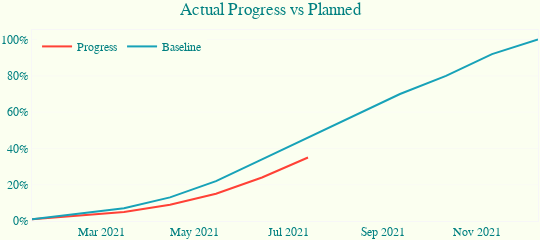

The notebook cell saved with this chart:
### Code cell
y = data.loc[data.Activity_name == 'Total']
# Create traces
fig3 = go.Figure()
fig3.add_trace(go.Scatter(x=y['Date'], y=y['Progress'],
                            mode='lines',
                            name='Progress',
                            marker_color='#FF4136'))
fig3.add_trace(go.Scatter(x=y['Date'], y=y['Baseline'],
                            mode='lines',
                            name='Baseline',
                            marker_color='#17A2B8'))
fig3.update_layout(title={'text': "Actual Progress vs Planned", 'x': 0.5}, paper_bgcolor="#fbfff0",
                    plot_bgcolor="#fbfff0", font={'color': "#008080", 'size': 12, 'family': "Georgia"}, height=220,
                    width=540,
                    legend=dict(orientation="h",
                                yanchor="top",
                                y=0.99,
                                xanchor="left",
                                x=0.01),
                    margin=dict(l=1, r=1, b=1, t=30))
fig3.update_xaxes(showline=True, linewidth=1, linecolor='#F7F7F7', mirror=True, nticks=6, rangemode="tozero",
                    showgrid=False, gridwidth=0.5, gridcolor='#F7F7F7')
fig3.update_yaxes(showline=True, linewidth=1, linecolor='#F7F7F7', mirror=True, nticks=10, rangemode="tozero",
                    showgrid=True, gridwidth=0.5, gridcolor='#F7F7F7')
fig3.layout.yaxis.tickformat = ',.0%'
fig3.show()

### Figure 1 — Plotly figure (JSON) as saved in the notebook; plotly's stock layout.template omitted (floating-point values rounded to 4 significant figures)
{"data": [{"marker": {"color": "#FF4136"}, "mode": "lines", "name": "Progress", "type": "scatter", "x": ["2021-01-15T00:00:00", "2021-02-14T00:00:00", "2021-03-16T00:00:00", "2021-04-15T00:00:00", "2021-05-15T00:00:00", "2021-06-14T00:00:00", "2021-07-14T00:00:00", "2021-08-13T00:00:00", "2021-09-12T00:00:00", "2021-10-12T00:00:00", "2021-11-11T00:00:00", "2021-12-11T00:00:00"], "y": [0.01, 0.03, 0.05, 0.09, 0.15, 0.24, 0.35, null, null, null, null, null]}, {"marker": {"color": "#17A2B8"}, "mode": "lines", "name": "Baseline", "type": "scatter", "x": ["2021-01-15T00:00:00", "2021-02-14T00:00:00", "2021-03-16T00:00:00", "2021-04-15T00:00:00", "2021-05-15T00:00:00", "2021-06-14T00:00:00", "2021-07-14T00:00:00", "2021-08-13T00:00:00", "2021-09-12T00:00:00", "2021-10-12T00:00:00", "2021-11-11T00:00:00", "2021-12-11T00:00:00"], "y": [0.01, 0.04, 0.07, 0.13, 0.22, 0.34, 0.46, 0.58, 0.7, 0.8, 0.92, 1]}], "layout": {"font": {"color": "#008080", "family": "Georgia", "size": 12}, "height": 220, "legend": {"orientation": "h", "x": 0.01, "xanchor": "left", "y": 0.99, "yanchor": "top"}, "margin": {"b": 1, "l": 1, "r": 1, "t": 30}, "paper_bgcolor": "#fbfff0", "plot_bgcolor": "#fbfff0", "title": {"text": "Actual Progress vs Planned", "x": 0.5}, "width": 540, "xaxis": {"gridcolor": "#F7F7F7", "gridwidth": 0.5, "linecolor": "#F7F7F7", "linewidth": 1, "mirror": true, "nticks": 6, "rangemode": "tozero", "showgrid": false, "showline": true}, "yaxis": {"gridcolor": "#F7F7F7", "gridwidth": 0.5, "linecolor": "#F7F7F7", "linewidth": 1, "mirror": true, "nticks": 10, "rangemode": "tozero", "showgrid": true, "showline": true, "tickformat": ",.0%"}}}
